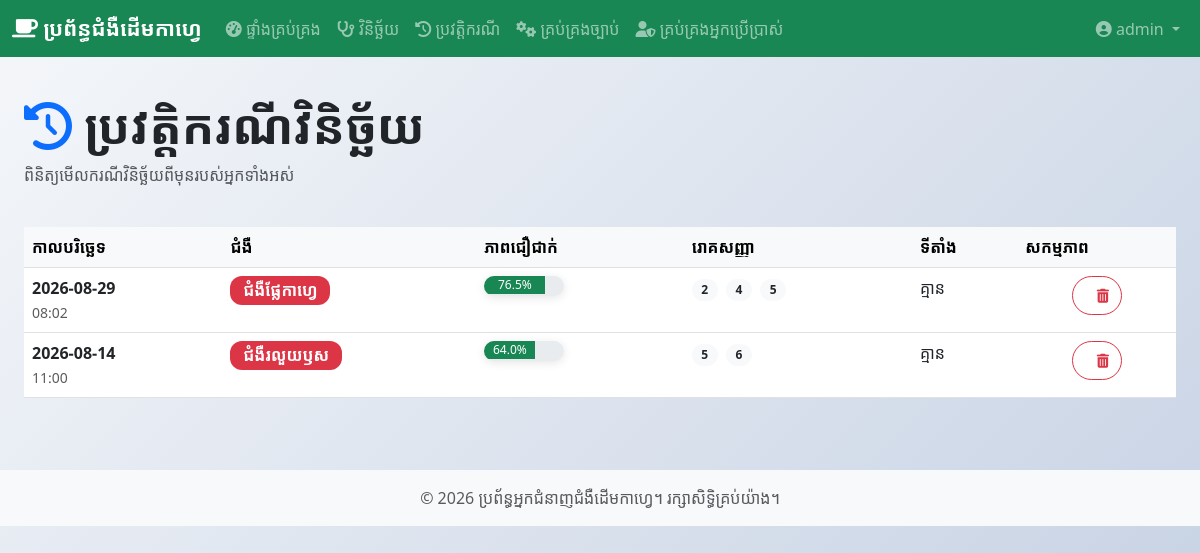
The app's page /cases/ (signed in) with its own data.
### models/user.py (models this page shows, shortened)
class User(UserMixin, db.Model):
    __tablename__ = 'users'
    id = db.Column(db.Integer, primary_key=True)
    username = db.Column(db.String(80), unique=True, nullable=False)
    email = db.Column(db.String(120), unique=True, nullable=False)
    password_hash = db.Column(db.String(255), nullable=False)
    full_name = db.Column(db.String(100))
    role = db.Column(db.String(20), default='user')
    created_at = db.Column(db.DateTime, default=datetime.utcnow)
    diagnosis_cases = db.relationship('DiagnosisCase', backref='user', lazy=True)

### models/diagnosis_case.py (models this page shows, shortened)
class DiagnosisCase(db.Model):
    __tablename__ = 'diagnosis_cases'
    id = db.Column(db.Integer, primary_key=True)
    user_id = db.Column(db.Integer, db.ForeignKey('users.id'), nullable=False)
    symptoms_selected = db.Column(db.Text)
    diagnosis_result = db.Column(db.Text)
    confidence_score = db.Column(db.Float)
    disease_diagnosed = db.Column(db.String(100))
    location = db.Column(db.String(100))
    notes = db.Column(db.Text)
    image_path = db.Column(db.String(255))
    created_at = db.Column(db.DateTime, default=datetime.utcnow)

### routes/cases.py (the view, shortened to what this page needs)
@cases_bp.route('/')
@login_required
def index():
    period = request.args.get('period')
    if current_user.role in ['admin', 'manager', 'expert']:
        query = DiagnosisCase.query
    else:
        query = DiagnosisCase.query.filter_by(user_id=current_user.id)
    cases = query.order_by(DiagnosisCase.created_at.desc()).all()
    return render_template('cases_history.html', cases=cases, active_period=period)

### models/__init__.py (called while the page is built)
def init_app(app):
    db.init_app(app)
    login_manager.init_app(app)
    login_manager.login_view = 'auth.login'
    from models.user import User
    @login_manager.user_loader
    def load_user(user_id):
        return User.query.get(int(user_id))

### templates/cases_history.html (shortened to what this page needs)
{% extends "base.html" %}
{% block content %}
<div class="container-fluid">
    <div class="row mb-4">
        <div class="col-12">
            <h1 class="display-5 fw-bold">
                <i class="fas fa-history text-primary"></i> ប្រវត្តិករណីវិនិច្ឆ័យ
            </h1>
            <p class="text-muted">ពិនិត្យមើលករណីវិនិច្ឆ័យពីមុនរបស់អ្នកទាំងអស់</p>
        </div>
    </div>
        <div class="card-body p-0">
            <div class="table-responsive">
                <table class="table table-hover mb-0" id="casesTable">
                    <thead class="table-light sticky-top">
                        <tr>
                            <th>កាលបរិច្ឆេទ</th>
                            <th>ជំងឺ</th>
                            <th>ភាពជឿជាក់</th>
                            <th>រោគសញ្ញា</th>
                            <th>ទីតាំង</th>
                            <th>សកម្មភាព</th>
                        </tr>
                    </thead>
                    <tbody id="casesTableBody">
                        {% for case in cases %}
                        <tr>
                            <td>
                                <strong>{{ case.created_at.strftime('%Y-%m-%d ') }}</strong>
                                <br><small class="text-muted">{{ case.created_at.strftime('%H:%M') }}</small>
                            </td>
                            <td>
                                <span class="badge bg-danger fs-6">{{ case.disease_diagnosed }}</span>
                            </td>
                            <td>
                                <div class="progress me-2" style="width: 80px; height: 20px; display: inline-block;">
                                    <div class="progress-bar bg-success" style="width: {{ case.confidence_score }}%">
                                        {{ case.confidence_score }}%
                                    </div>
                                </div>
                            </td>
                            <td>
                                {% if case.symptoms_selected %}
                                    {% for s in case.symptoms_selected|from_json %}
                                        <span class="badge bg-light text-dark me-1 mb-1">{{ s }}</span>
                                    {% endfor %}
                                {% else %}
                                    <span class="text-muted">គ្មាន</span>
                                {% endif %}
                            </td>
                            <td>{{ case.location or 'គ្មាន' }}</td>
                            <td>
                                <div class="d-flex justify-content-center gap-1">
                                    {% if current_user.role in ['admin', 'manager'] %}
                                    <button class="btn btn-sm btn-outline-danger" style="width: 40px;" onclick="deleteCase({{ case.id }})" title="លុបករណី">
                                        <i class="fas fa-trash-alt"></i>
                                    </button>
                                    {% endif %}
                                </div>
                            </td>
                        </tr>
                        {% endfor %}
                    </tbody>
                </table>
            </div>
        </div>
    </div>
{% endblock %}

### templates/base.html (shortened to what this page needs)
<!DOCTYPE html>
<html lang="km">
<head>
    <link href="https://cdn.jsdelivr.net/npm/bootstrap@5.3.0/dist/css/bootstrap.min.css" rel="stylesheet">
    <link rel="stylesheet" href="https://cdnjs.cloudflare.com/ajax/libs/font-awesome/6.4.0/css/all.min.css">
    <link rel="stylesheet" href="{{ url_for('static', filename='css/style.css') }}">
</head>
<body>
    {% if current_user.is_authenticated %}
    <nav class="navbar navbar-expand-lg navbar-dark bg-success">
        <div class="container-fluid">
            <a class="navbar-brand" href="{{ url_for('diagnosis.dashboard') }}">
                <i class="fas fa-coffee"></i> ប្រព័ន្ធជំងឺដើមកាហ្វេ
            </a>
            <div class="collapse navbar-collapse" id="navbarNav">
                <ul class="navbar-nav me-auto">
                    <li class="nav-item">
                        <a class="nav-link" href="{{ url_for('diagnosis.dashboard') }}">
                            <i class="fas fa-tachometer-alt"></i> ផ្ទាំងគ្រប់គ្រង
                        </a>
                    </li>
                    <li class="nav-item">
                        <a class="nav-link" href="{{ url_for('diagnosis.diagnose') }}">
                            <i class="fas fa-stethoscope"></i> វិនិច្ឆ័យ
                        </a>
                    </li>
                    <li class="nav-item">
                        <a class="nav-link" href="{{ url_for('cases.index') }}">
                            <i class="fas fa-history"></i> ប្រវត្តិករណី
                        </a>
                    </li>
                    {% if current_user.role in ['admin', 'manager', 'expert'] %}
                    <li class="nav-item">
                        <a class="nav-link" href="{{ url_for('rules.index') }}">
                            <i class="fas fa-cogs"></i> គ្រប់គ្រងច្បាប់
                        </a>
                    </li>
                    {% endif %}
                    {% if current_user.role in ['admin', 'manager'] %}
                    <li class="nav-item">
                        <a class="nav-link" href="{{ url_for('auth.manage_users') }}">
                            <i class="fas fa-user-shield"></i> គ្រប់គ្រងអ្នកប្រើប្រាស់
                        </a>
                    </li>
                    {% endif %}
                </ul>
                <ul class="navbar-nav">
                    <li class="nav-item dropdown">
                        <a class="nav-link dropdown-toggle" href="#" id="userDropdown" role="button" data-bs-toggle="dropdown">
                            <i class="fas fa-user-circle"></i> {{ current_user.username }}
                        </a>
                    </li>
                </ul>
            </div>
        </div>
    </nav>
    {% endif %}
    <main class="container-fluid py-4">
        {% block content %}{% endblock %}
    </main>
    <footer class="bg-light text-center text-muted py-3 mt-5">
        <div class="container">
            <p class="mb-0">&copy; 2026 ប្រព័ន្ធអ្នកជំនាញជំងឺដើមកាហ្វេ។ រក្សាសិទ្ធិគ្រប់យ៉ាង។</p>
        </div>
    </footer>
</body>
</html>

### static/css/style.css (style rules this page uses)
:root { --primary-green: #28a745; --success-green: #20c997; --warning-orange: #fd7e14; --danger-red: #dc3545; --coffee-brown: #6f4e37; }
body { background: linear-gradient(135deg, #f5f7fa 0%, #c3cfe2 100%); min-height: 100vh; font-family: 'Noto Sans Khmer', 'Segoe UI', Tahoma, Geneva, Verdana, sans-serif; }
.progress { border-radius: 10px; box-shadow: 0 2px 10px rgba(0,0,0,0.1); }
.navbar-brand { font-weight: 700; font-size: 1.3rem; }
.btn { border-radius: 25px; padding: 0.5rem 1.5rem; font-weight: 500; transition: all 0.3s ease; }
.badge { border-radius: 12px; padding: 0.4em 0.8em; }

### records on screen
User: username "admin"
DiagnosisCase: created_at "2026-08-29", created_at "08:02", disease_diagnosed "ជំងឺផ្លែកាហ្វេ", confidence_score "76.5", symptoms_selected "2" "4" "5", location "គ្មាន"
DiagnosisCase: created_at "2026-08-14", created_at "11:00", disease_diagnosed "ជំងឺរលួយឫស", confidence_score "64.0", symptoms_selected "5" "6", location "គ្មាន"
